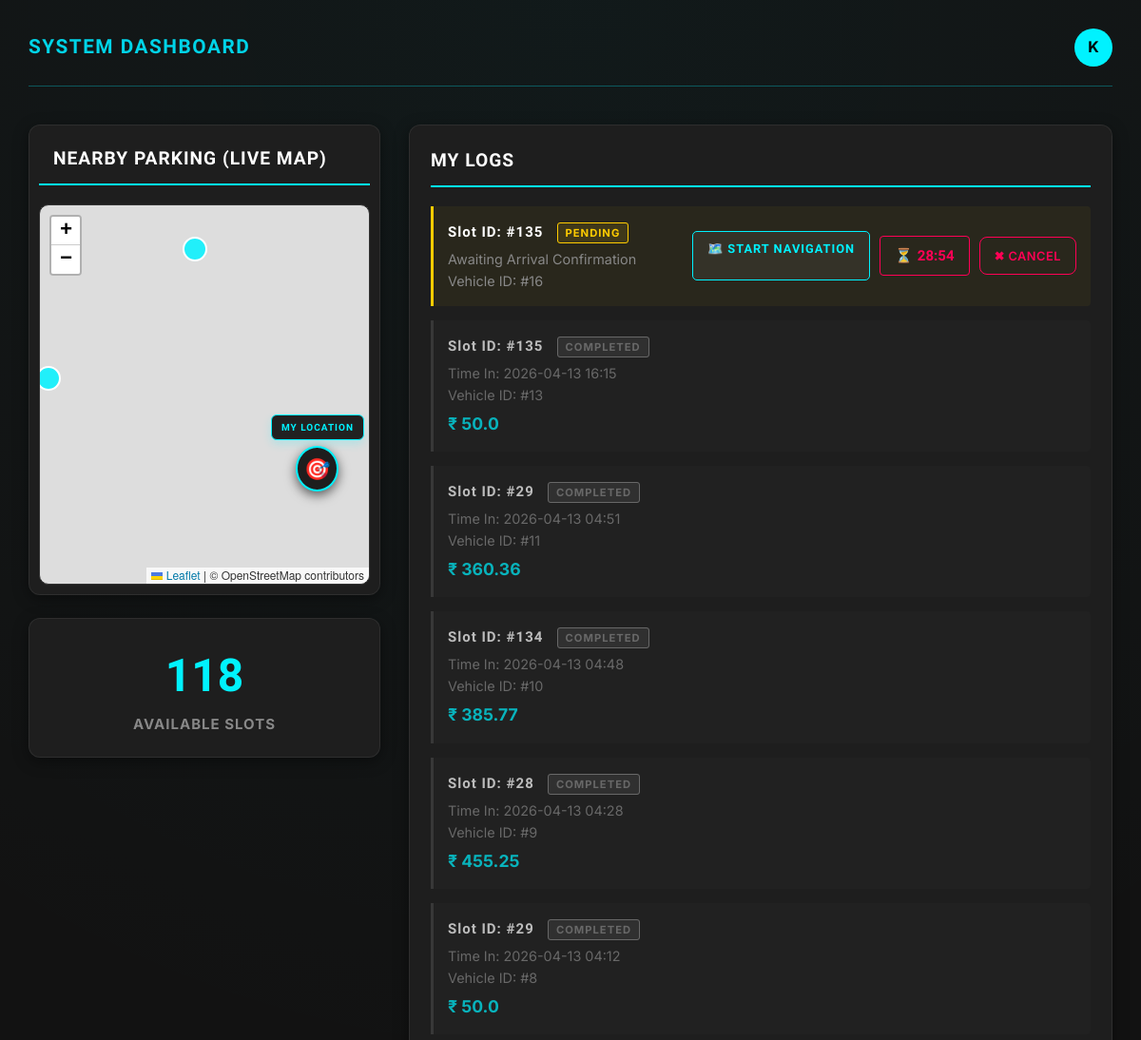
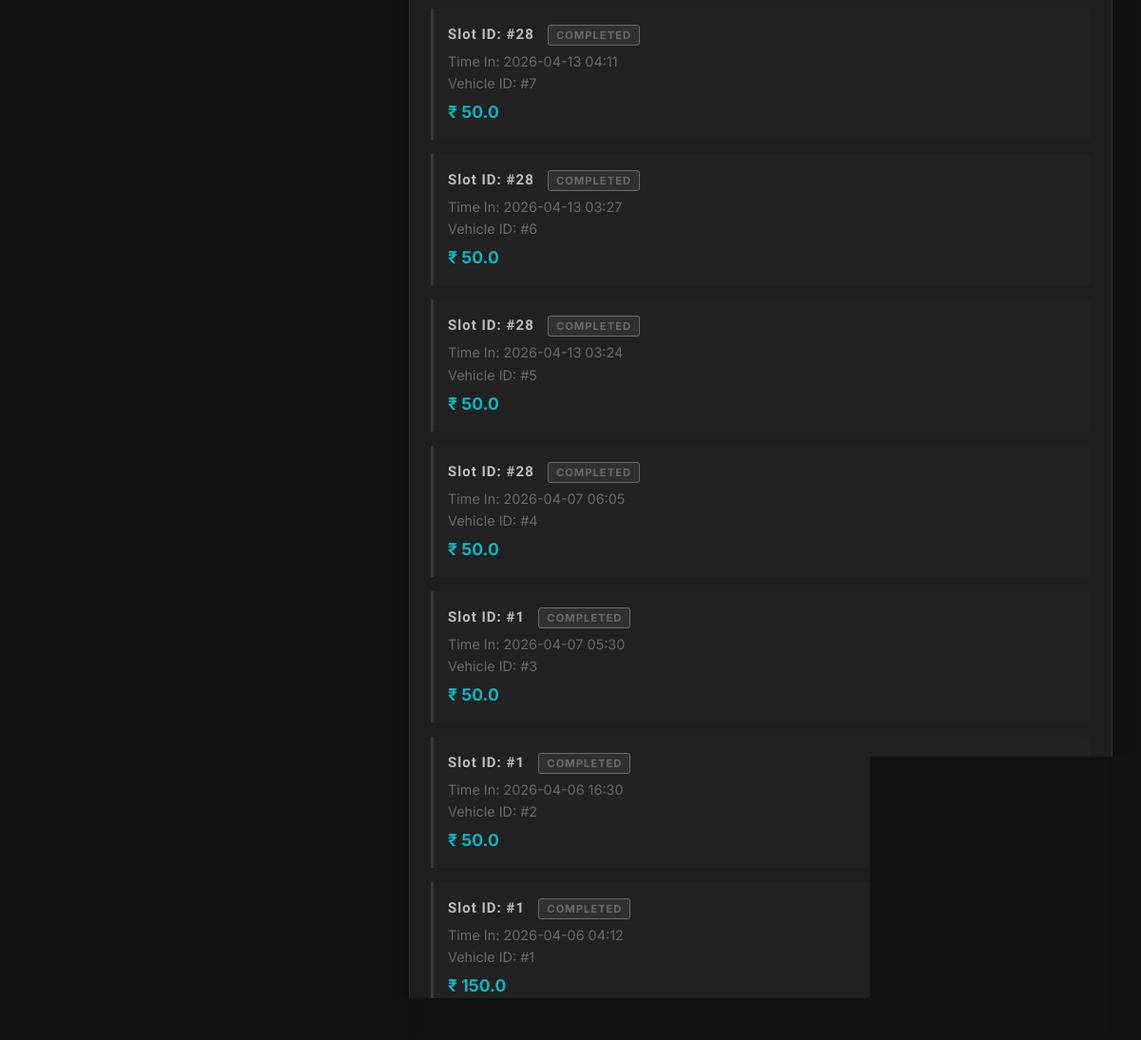
The page /dashboard (signed in) on the database its author committed (2 pictures, top to bottom).
### app.py (models this page shows)
class Booking(db.Model):
    id = db.Column(db.Integer, primary_key=True)  # type: ignore
    user_id = db.Column(db.Integer)
    slot_id = db.Column(db.Integer)
    vehicle_id = db.Column(db.Integer)
    service_type = db.Column(db.String(20), default='self')
    payment_mode = db.Column(db.String(20), default='online')
    start_time = db.Column(db.DateTime, default=datetime.utcnow)
    end_time = db.Column(db.DateTime)
    status = db.Column(db.String(20), default='active')
    total_price = db.Column(db.Float, default=0)
    razorpay_order_id = db.Column(db.String(100), nullable=True)
    razorpay_payment_id = db.Column(db.String(100), nullable=True)
    razorpay_signature = db.Column(db.String(200), nullable=True)
    offline_request_time = db.Column(db.DateTime, nullable=True)

### app.py (the view, shortened to what this page needs)
@app.route('/dashboard')
def dashboard():
    if not session.get('user_id') or session.get('role') not in ['user', 'admin']:
        return redirect('/')
    all_bookings = Booking.query.filter_by(user_id=session['user_id']).all()
    now = datetime.utcnow()
    dirty = False
    for b in all_bookings:
        if b.status == 'offline_pending':
            if b.offline_request_time:
                elapsed = (now - b.offline_request_time).total_seconds()
                if elapsed >= 180:
                    b.status = 'active'
                    b.total_price = 0
                    b.offline_request_time = None
                    dirty = True
        elif b.status == 'pending':
            if b.start_time:
                elapsed = (now - b.start_time).total_seconds()
    if dirty:
        db.session.commit()
    bookings = Booking.query.filter_by(user_id=session['user_id']).all()
    slots = ParkingSlot.query.filter_by(is_active=True).all()
    available = sum(1 for s in slots if not s.is_occupied)
    for b in bookings:
        if b.status == 'pending' and b.start_time:
            elapsed = (now - b.start_time).total_seconds()
            b.remaining_pending_seconds = max(0, int(1800 - elapsed))
        elif b.status == 'offline_pending':
            if b.offline_request_time:
                elapsed = (now - b.offline_request_time).total_seconds()
                b.remaining_offline_seconds = max(0, int(180 - elapsed))
            else:
                b.remaining_offline_seconds = 180
    return render_template('dashboard.html',
                           bookings=bookings,
                           available_count=available,
                           slots=slots)

### templates/dashboard.html (shortened to what this page needs)
<!DOCTYPE html>
<html lang="en">
<head>
    <link rel="stylesheet" href="{{ url_for('static', filename='css/style.css') }}">
    <link rel="stylesheet" href="https://unpkg.com/leaflet@1.9.4/dist/leaflet.css" />
</head>
<body>
    <header>
        <h1>SYSTEM DASHBOARD</h1>
        <div class="header-links">
            <div class="profile-dropdown">
                <div class="profile-circle" onclick="toggleDropdown()">
                    {{ session.get('name', 'U')[0] | upper }}
                </div>
            </div>
        </div>
    </header>
    <div class="grid">
        <div>
            <div class="panel" style="padding: 10px;">
                <h2 style="padding-left: 15px; padding-top: 10px;">NEARBY PARKING (LIVE MAP)</h2>
                <div id="map"></div>
            </div>
            <div class="panel stat-box">
                <div class="stat">{{ available_count }}</div>
                <div style="color: var(--text-muted); font-weight: bold; letter-spacing: 1px;">AVAILABLE SLOTS</div>
            </div>
        </div>
        <div class="panel">
            <h2>MY LOGS</h2>
            {% if bookings %}
            {% for booking in bookings|reverse %}
            <div class="booking-item {{ booking.status }}">
                <div class="booking-info">
                    <b>Slot ID: #{{ booking.slot_id }}</b>
                    <span class="status-badge {{ booking.status }}">{{ booking.status }}</span>
                    <small>
                        {% if booking.status == 'pending' %}
                        Awaiting Arrival Confirmation <br>
                        {% else %}
                        Time In: {{ booking.start_time.strftime('%Y-%m-%d %H:%M') if booking.start_time else 'N/A' }}
                        <br>
                        {% endif %}
                        Vehicle ID: #{{ booking.vehicle_id }}
                    </small>
                    {% if booking.status == 'completed' %}
                    <span class="price">₹ {{ booking.total_price }}</span>
                    {% endif %}
                </div>
                {% if booking.status == 'pending' %}
                {% set ns = namespace(lat=None, lng=None, name="") %}
                {% for s in slots %}
                {% if s.id == booking.slot_id %}
                {% set ns.lat = s.lat %}
                {% set ns.lng = s.lng %}
                {% set ns.name = s.slot_number %}
                {% endif %}
                {% endfor %}
                <div style="display: flex; gap: 10px; align-items: center;">
                    {% if ns.lat and ns.lng %}
                    <a href="https://www.google.com/maps/dir/?api=1&destination={{ ns.lat }},{{ ns.lng }}&travelmode=driving"
                        target="_blank" class="payment-btn"
                        style="text-decoration:none; display:inline-block; border-color:#00f2ff; color:#00f2ff; font-size: 0.8rem; padding: 8px 15px; margin: 0; width: auto; font-family: 'Orbitron'; font-weight: bold;">🗺️
                        START NAVIGATION</a>
                    {% endif %}
                    <div
                        style="color: var(--accent); font-family: 'Orbitron'; font-weight: bold; border: 1px solid var(--accent); padding: 8px 15px; border-radius: 4px; display: flex; align-items: center; justify-content: center; gap: 5px;">
                        ⏳ <span id="pending-timer-{{ booking.id }}">--:--</span>
                    </div>
                    <button class="end-btn" onclick="cancelBooking('{{ booking.id }}')">✖ CANCEL</button>
                </div>
                {% endif %}
            </div>
            {% endfor %}
            {% else %}
            <div style="color: var(--text-muted); text-align: center; padding: 20px;">
                No booking records found in the system.
            </div>
            {% endif %}
        </div>
    </div>
</body>
</html>

### static/css/style.css (style rules this page uses)
:root { --bg: #0a0a0a; --surface: #1e1e1e; --surface-2: #242424; --surface-3: #2a2a2a; --panel-bg: #1e1e1e; --primary: #00d4e8; --primary-dark: #009db0; --accent: #ff2d6b; --text-main: #ffffff; --text-muted: #a0a0a0; --text-dim: #555555; --border: #333333; --border-focus: #00d4e8; --radius: 12px; --radius-sm: 8px; --shadow: 0 4px 6px rgba(0, 0, 0, 0.3); --shadow-md: 0 8px 16px rgba(0, 0, 0, 0.4); }
*, *::before, *::after { box-sizing: border-box; margin: 0; padding: 0; }
html { scroll-behavior: smooth; }
body { background-color: var(--bg); color: var(--text-main); font-family: 'Inter', system-ui, -apple-system, sans-serif; font-size: 15px; line-height: 1.6; -webkit-font-smoothing: antialiased; -moz-osx-font-smoothing: grayscale; overflow-x: hidden; }
.panel { background: var(--surface); padding: 22px; border-radius: var(--radius); border: 1px solid var(--border); box-shadow: var(--shadow); margin-bottom: 24px; }
button { min-height: 48px; padding: 11px 18px; border-radius: var(--radius-sm); font-family: 'Inter', sans-serif; font-size: 0.85rem; font-weight: 600; letter-spacing: 0.3px; cursor: pointer; border: none; transition: background 0.2s, transform 0.15s; width: 100%; }
.btn-danger, .end-btn { background: var(--accent); color: #fff; border: none; width: auto; padding: 8px 16px; min-height: 40px; font-size: 0.8rem; }
.payment-btn { background: var(--surface-2); border: 1px solid var(--border); color: var(--text-main); padding: 15px; margin: 8px 0; border-radius: var(--radius-sm); cursor: pointer; transition: background 0.2s; font-family: 'Inter', sans-serif; font-size: 1rem; width: 100%; display: block; min-height: 52px; }
.status-badge { font-size: 0.7rem; padding: 3px 8px; border-radius: 4px; margin-left: 8px; text-transform: uppercase; font-weight: 700; letter-spacing: 0.8px; }
.status-badge.pending { background: rgba(255, 204, 0, 0.1); color: #ffcc00; border: 1px solid #ffcc00; }
.status-badge.completed { background: rgba(255, 255, 255, 0.06); color: var(--text-muted); border: 1px solid var(--text-dim); }
#map, #partner-map { width: 100%; height: clamp(280px, 50vh, 420px); border-radius: var(--radius); z-index: 0; touch-action: pan-x pan-y; border: 1px solid var(--border); }
.profile-dropdown { position: relative; display: inline-block; z-index: 100; }
.profile-circle { width: 40px; height: 40px; border-radius: 50%; background: var(--primary); color: #000; display: flex; justify-content: center; align-items: center; font-weight: 700; font-family: 'Inter', sans-serif; font-size: 1rem; cursor: pointer; transition: background 0.2s, transform 0.18s; user-select: none; }
.booking-item { background: var(--surface-2); padding: 15px; margin-bottom: 12px; border-left: 3px solid var(--border); display: flex; justify-content: space-between; align-items: center; border-radius: 0 var(--radius-sm) var(--radius-sm) 0; transition: background 0.18s; }
.booking-item.pending { border-left-color: #ffcc00; background: rgba(255, 204, 0, 0.04); }
.booking-item.completed { opacity: 0.65; }
.booking-info b { font-family: 'Inter', sans-serif; font-weight: 600; color: var(--text-main); }
.booking-info small { display: block; color: var(--text-muted); margin-top: 4px; font-size: 0.85rem; }
.price { color: var(--primary); font-weight: 700; font-size: 1.05rem; margin-top: 4px; display: inline-block; }

### rows shown on the page
Booking: slot_id "135", status "PENDING", shows "Awaiting Arrival Confirmation", vehicle_id "16"
Booking: slot_id "135", status "COMPLETED", start_time "2026-04-13 16:15", vehicle_id "13", total_price "50.0"
Booking: slot_id "29", status "COMPLETED", start_time "2026-04-13 04:51", vehicle_id "11", total_price "360.36"
Booking: slot_id "134", status "COMPLETED", start_time "2026-04-13 04:48", vehicle_id "10", total_price "385.77"
Booking: slot_id "28", status "COMPLETED", start_time "2026-04-13 04:28", vehicle_id "9", total_price "455.25"
Booking: slot_id "29", status "COMPLETED", start_time "2026-04-13 04:12", vehicle_id "8", total_price "50.0"
Booking: slot_id "28", status "COMPLETED", start_time "2026-04-13 04:11", vehicle_id "7", total_price "50.0"
Booking: slot_id "28", status "COMPLETED", start_time "2026-04-13 03:27", vehicle_id "6", total_price "50.0"
Booking: slot_id "28", status "COMPLETED", start_time "2026-04-13 03:24", vehicle_id "5", total_price "50.0"
Booking: slot_id "28", status "COMPLETED", start_time "2026-04-07 06:05", vehicle_id "4", total_price "50.0"
Booking: slot_id "1", status "COMPLETED", start_time "2026-04-07 05:30", vehicle_id "3", total_price "50.0"
Booking: slot_id "1", status "COMPLETED", start_time "2026-04-06 16:30", vehicle_id "2", total_price "50.0"
Booking: slot_id "1", status "COMPLETED", start_time "2026-04-06 04:12", vehicle_id "1", total_price "150.0"

### other values the page prints
{{ session.get('name', 'U')[0] | upper }} "K"
{{ available_count }} "118"
